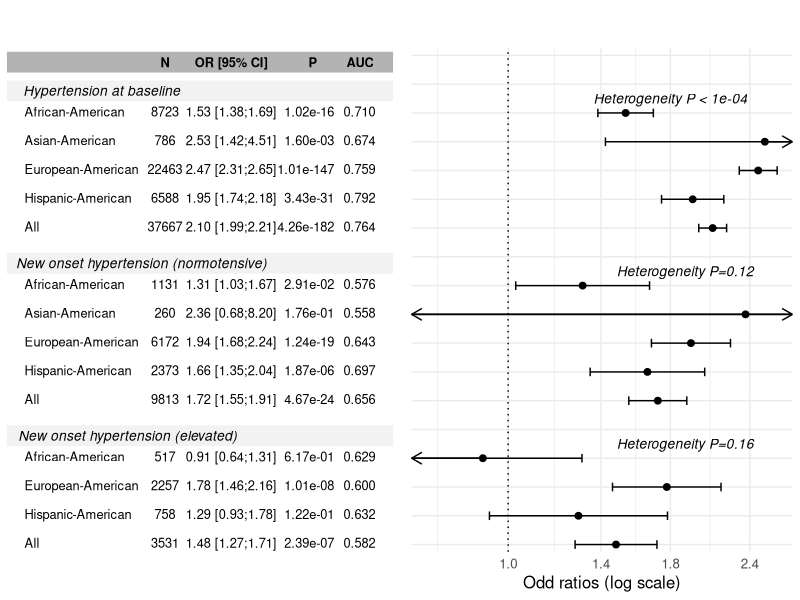

Write the R code that produced this figure.
library(grid)
library(gridExtra)
library(ggplot2)
library(purrr)
library(data.table)
library(dplyr)
library(scales)


figure6_df<-read.csv("../Source_Data/2022-03-12_Data_figure6.csv")


# group the Trait and separate with an empty line
figure6_df<- figure6_df %>% 
             split(.$Trait) %>%
             purrr::map(~add_row(.,Trait=unique(.$Trait))) %>% 
             bind_rows()
  
head(figure6_df)

# Reorder row based on Trait
figure6_df<- figure6_df %>% arrange(match(Trait, c("HTN_at_baseline","normal_to_hypertension","elevated_to_hypertension")))

# remove last row 
figure6_df<-figure6_df[-nrow(figure6_df),]

# Add 2 new empty line on the top for the title purpose
figure6_df<- figure6_df %>% add_row(Trait=c(NA,NA),.before = 1)

#Add row number
figure6_df$ID<-1:nrow(figure6_df)

# reverse the order levels
figure6_df$ID<-factor(figure6_df$ID, levels = c(nrow(figure6_df):1))

#set min x axis

min_x<-min(figure6_df$ci_low, na.rm = T)+0.2

# add arrow position(>0), if OR ci_hi > 2.8, set arrow pos at 2.7
figure6_df <- figure6_df %>% mutate( arrow_max = ifelse(ci_hi > 2.8, 2.7 ,NA))

#add arrow position (< 0), if OR ci_hi < 0.8, set arrow pos at 0.9
figure6_df <- figure6_df %>% mutate( arrow_min = ifelse(ci_low < 0.8, 0.9 ,NA))

forest_plot <- ggplot(figure6_df, aes(x = OR, y = ID)) +
                      geom_errorbar(aes(xmin=ci_low, xmax=ci_hi), 
                                    width=.3, position=position_dodge(.6))+
                      geom_point(position=position_dodge(.5), size=2)+
                      geom_vline(xintercept = 1, linetype = 3) + 
                      xlab("Odd ratios (log scale)") + ggtitle(" ")+
                      coord_cartesian(xlim=c(0.75,2.63))+
                      scale_colour_identity() +
                      scale_y_discrete(limits = rev(figure6_df$ID),
                                       expand = c(0.0005,0.01)) + 
                      theme_minimal() +
                      scale_x_continuous(trans = "log", 
                                         breaks = c(0.6,1,1.4,1.8,2.4))+
                      theme(axis.text.y = element_blank(), 
                            axis.title.y = element_blank(), 
                            text = element_text(size=12),
                            plot.title = element_text(size=25))+
                    geom_segment(aes(y=ID, xend=arrow_max+.1, yend=ID), 
                                 arrow=arrow(length = unit(0.3, "cm")), show.legend = F)+
                    geom_segment(aes(y=ID, xend=arrow_min-0.195, yend=ID), 
                                 arrow=arrow(length = unit(0.3, "cm")), show.legend = F)+
                    annotate("text",x=1.8,y=16.5,
                             label = "Heterogeneity P < 1e-04", 
                             size=3.5,family="",fontface="italic" )  +
                    annotate("text",x=1.9,y=10.5,label = "Heterogeneity P=0.12",
                             size=3.5,family="",fontface="italic" )+
                    annotate("text",x=1.9,y=4.5,label = "Heterogeneity P=0.16", 
                             size=3.5,family="",fontface="italic" )




#### Add table / Info

## add separator for each trait with diffrent color
figure6_df$colour <- c("gray70","gray95" ,"white","white","white","white","white",
                       "gray95","white","white" ,"white","white","white",
                       "gray95","white" ,"white","white","white")

# make sure pvalue in scientific format
figure6_df$pval_assoc_with_outcome<-formatC(figure6_df$pval_assoc_with_outcome, format = "e", digits = 2)
figure6_df$AUC<-format(round(figure6_df$AUC, digits=3), nsmall = 3) 

figure6_df[]<-lapply(figure6_df, function(x) replace(x, grep("NA", x), ""))

# Add another empty line on the top(Title purpose)
figure6_df<-figure6_df %>% add_row(.before = 1)

info_table <- ggplot(data = figure6_df, aes(y = ID)) +
                    geom_hline(aes(yintercept = ID, colour = colour), 
                               size = 7) +
                    annotate("text", x = 2.6, y=18, 
                             label = "N", 
                             size=3.25, fontface="bold")+
                    annotate("text", x = 3.45, y=18, 
                              label = "OR [95% CI]", 
                              size=3.25,fontface="bold")+
                    annotate("text", x = 4.5, y=18, 
                              label = "P", 
                              size=3.25, fontface="bold")+
                    annotate("text", x = 5.1, y=18, 
                              label = "AUC", 
                              size=3.25, fontface="bold")+
                    annotate("text", x = 1.79, y=17, 
                              label = "Hypertension at baseline", 
                              size=3.5, fontface="italic")+
                    annotate("text", x = 2.3, y=11, 
                              label = "New onset hypertension (normotensive)", 
                              size=3.5, fontface="italic")+
                    annotate("text", x = 2.125, y=5, 
                              label = "New onset hypertension (elevated)", 
                              size=3.5, fontface="italic")+
                    geom_text(aes(x = 0.8, label = Race), 
                              size=3.25,hjust = 0, vjust=-0.3) +
                    geom_text(aes(x = 2.6, label = sample_size),
                              size=3.25,vjust=-0.3) +
                    geom_text(aes(x = 3.45, label = OR_CI),
                              size=3.25,vjust=-0.3)+ 
                    geom_text(aes(x = 4.77, label = pval_assoc_with_outcome),
                              size=3.25,vjust=-0.3,hjust = 1) + 
                    geom_text(aes(x = 5.3, label = AUC),
                              size=3.25,vjust=-0.3,hjust = 1) + 
                    scale_colour_identity() + 
                    ggtitle("")+
                    scale_y_discrete(limits = rev(figure6_df$ID), 
                                     expand = c(0.001,0.012)) +
                    theme_void() +
                    theme(plot.margin = margin(5, 5, 35, 5))

jpeg("output/here", units = "in", width = 8, height = 8, res=300)

grid.arrange(info_table,forest_plot, ncol = 2)

dev.off()



